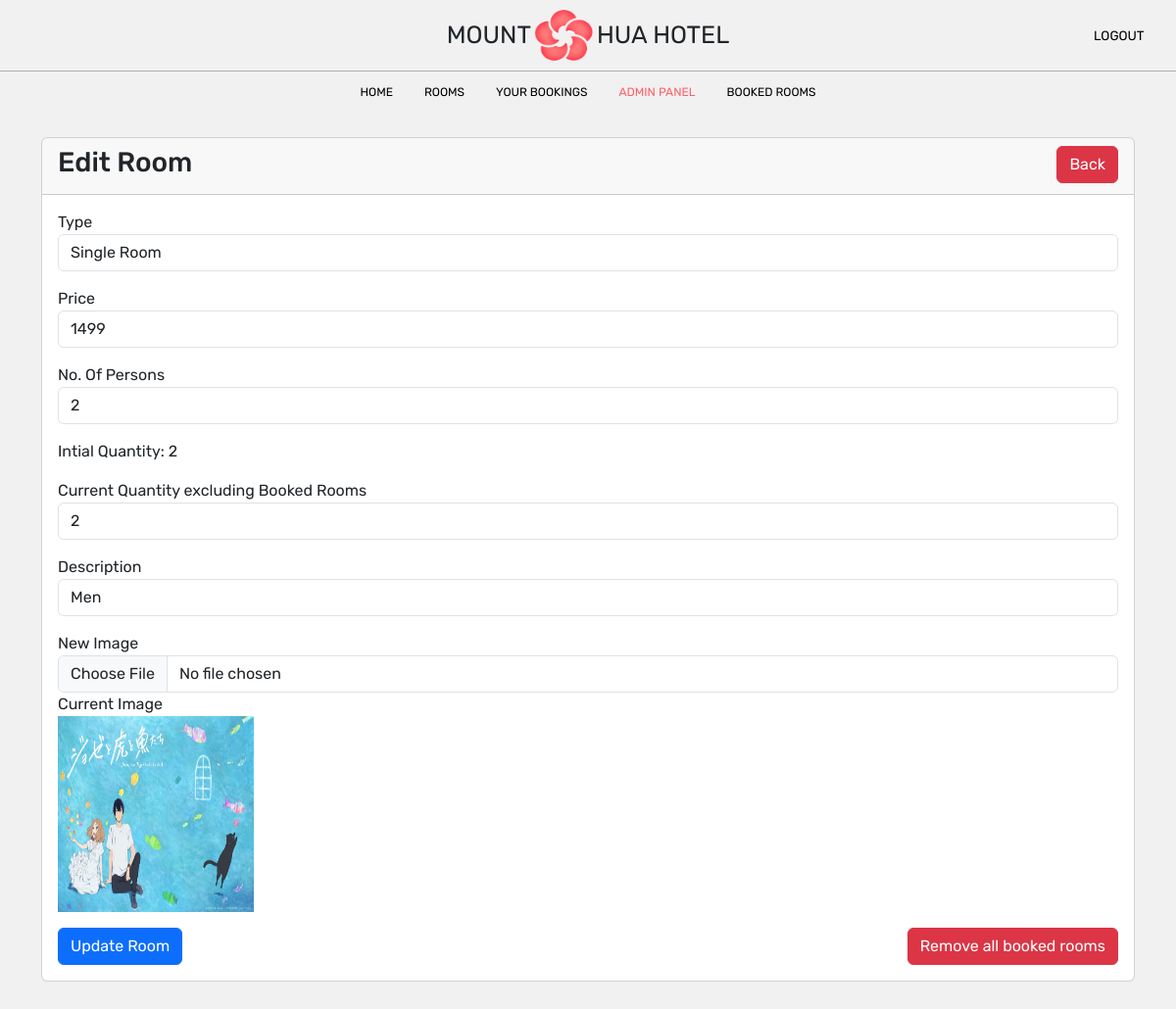
The app's page /website/admin/admin_edit.php?room_id=90 with its own data.
### tables this page shows
CREATE TABLE `room` (
  `room_id` int(11) NOT NULL,
  `is_Available` varchar(10) NOT NULL,
  `type` varchar(255) NOT NULL,
  `price` int(11) NOT NULL,
  `persons` int(11) NOT NULL,
  `initialQuantity` int(11) NOT NULL,
  `quantity` int(11) NOT NULL,
  `description` text DEFAULT NULL,
  `image` varchar(255) NOT NULL,
  `users_id` int(11) DEFAULT NULL
);

### website/admin/includes/dbh.inc.php (called while the page is built)
<?php
class Dbh
{
    private $dsn = "mysql:host=localhost;dbname=hoteldatabase";
    private $dbusername = "root";
    private $dbpassword = "";
    protected function connect()
    {
        try {
            $pdo = new PDO($this->dsn, $this->dbusername, $this->dbpassword);
            $pdo->setAttribute(PDO::ATTR_ERRMODE, PDO::ERRMODE_EXCEPTION);
            return $pdo;
        } catch (PDOException $e) {
            echo "Connection Failed: " . $e->getMessage();
        }
    }
}

### website/admin/includes/admin_model.inc.php (called while the page is built, shortened)
<?php
require_once 'dbh.inc.php';
class admin_model extends Dbh
{
    public function get_room_id($room_id)
    {
        $query = "SELECT * FROM room WHERE room_id = :room_id LIMIT 1;";
        $stmt = $this->connect()->prepare($query);
        $stmt->bindParam(":room_id", $room_id);
        $stmt->execute();
        $result = $stmt->fetch(PDO::FETCH_ASSOC);
        return $result;
    }
}

### website/admin/admin_edit.php (the view, shortened to what this page needs)
<?php
require_once '../admin/includes/dbh.inc.php';
require_once '../admin/includes/admin_model.inc.php';
require_once '../admin/includes/admin_view.inc.php';
if (isset($_GET['room_id'])) {
    $room_id = $_GET['room_id'];
    $admin_model = new admin_model();
    $result = $admin_model->get_room_id($room_id);
}
?>
<!DOCTYPE html>
<html lang="en">
<head>
    <link rel="stylesheet" href="	https://cdn.jsdelivr.net/npm/bootstrap@5.3.2/dist/css/bootstrap.min.css">
    <link rel="stylesheet" href="../homePage.css">
</head>
<body>
    <nav>
        <div class="parent_nav_top">
            <div class="logo">
                <h1 class="mount">MOUNT </h1>
                <img src="../picture/mounthua.webp" alt="Mount Hua Logo" class="mount_hua_logo">
                <h1 class="hua_hotel"> HUA HOTEL</h1>
            </div>
            <div class="side_nav">
                <form action="../includes/logout.inc.php" method="post">
                    <button class="logout">LOGOUT</button>
                </form>
            </div>
        </div>
        <div class="top_nav">
            <a href="./admin_home_page.php">HOME</a>
            <a href="./admin_room_page.php">ROOMS</a>
            <a href="./admin_bookings_page.php">YOUR BOOKINGS</a>
            <a href="./admin_adminPanel_page.php" class="active">ADMIN PANEL</a>
            <a href="./admin_bookedrooms_page.php">BOOKED ROOMS</a>
        </div>
    </nav>
    <div class="container">
        <div class="row">
            <div class="edit_container col-md-12 mt-4">
                <div class="card">
                    <div class="card-header">
                        <h3>Edit Room
                            <a href="../admin/admin_adminPanel_page.php" class="btn btn-danger float-end">Back</a>
                        </h3>
                    </div>
                    <div class="card-body">
                        <form action="../admin/includes/admin_edit.inc.php" method="POST"  enctype="multipart/form-data">
                            <div class="mb-3">
                                <label>Type</label>
                                <input type="text" name="type" value="<?= $result['type']; ?> " class="form-control" />
                            </div>
                            <div class="mb-3">
                                <label>Price</label>
                                <input type="text" name="price" value="<?= $result['price']; ?> " class="form-control" />
                            </div>
                            <div class="mb-3">
                                <label>No. Of Persons</label>
                                <input type="text" name="persons" value="<?= $result['persons']; ?> " class="form-control" />
                            </div>
                            <div class="mb-3">
                                <label>Intial Quantity: <?= $result['initialQuantity']; ?> </label>
                            </div>
                            <div class="mb-3">
                                <label>Current Quantity excluding Booked Rooms</label>
                                <input type="text" name="quantity" value="<?= $result['quantity']; ?> " class="form-control" />
                            </div>
                            <div class="mb-3">
                                <label>Description</label>
                                <input type="text" name="description" value="<?= $result['description']; ?> " class="form-control" />
                            </div>
                            <div class="mb-3">
                                <label>New Image</label>
                                <input type="file" name="image" class="form-control" />
                                <label>Current Image</label><br>
                                <img class="img_admin" src="../admin/includes/pictures/<?= $result['image']; ?>"><br>
                            </div>
                            <button type="submit" name="remove_all_book_btn" class="remove_all_book btn btn-danger float-end">Remove all booked rooms</button>
                            <button type="submit" name="update_room_btn" class="btn btn-primary">Update Room</button>
                        </form>
                    </div>
                </div>
            </div>
        </div>
    </div>
</body>
</html>

### website/homePage.css (style rules this page uses)
body { display: flex; flex-direction: column; font-family: 'Rubik', sans-serif; margin: 0; background-color: #F1F1F1; min-height: 100vh; animation: fadeIn 2s ease; }
.logo { position: absolute; display: flex; flex-direction: row; align-items: center; justify-content: center; height: 70.50px; width: 288.531px; left: 50%; transform: translateX(-50%); }
img.mount_hua_logo { height: 56px; width: 67px; }
h1.mount { font-size: 25px; font-weight: normal; margin: 20.75px 0; }
h1.hua_hotel { font-size: 25px; font-weight: normal; margin: 20.75px 0; }
nav { position: sticky; top: 0; background-color: #F1F1F1; z-index: 1000; height: 115.5px; }
.top_nav { display: flex; justify-content: center; align-items: center; height: 42px; }
.top_nav a { float: left; text-align: center; padding: 14px 16px; text-decoration: none; color: black; font-size: 12px; }
.top_nav a.active { color: #FF5F68; }
.parent_nav_top { position: relative; display: flex; flex-direction: row; justify-content: space-between; align-items: center; border-bottom: 1px solid #AFAFAF; height: 72.5px; }
button.logout { font-family: 'Rubik', sans-serif; background-color: #F1F1F1; border-style: none; font-size: 13.33px; }
.side_nav { width: 90px; }
.img_admin { width: 200px; height: 200px; object-fit: fit; }
.edit_container { padding-bottom: 50px; }

### records on screen
room: type "Single Room", price "1499", persons "2", initialQuantity "2", quantity "2", description "Men", image (picture)
